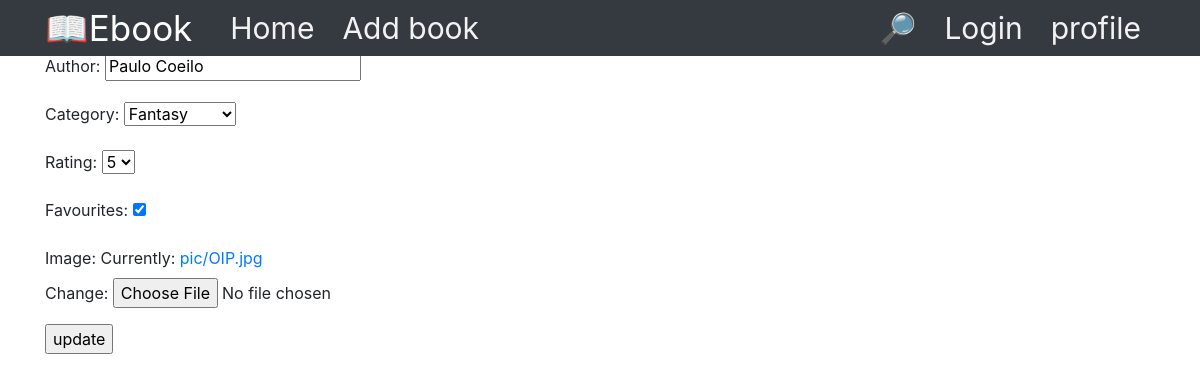
The page /books/change/6 (signed in) on the database its author committed.
### ebook/models.py (models this page shows)
class Books(models.Model):
    CATEGORY = (
        ('Fantasy','Fantasy'),
        ('Literary','Literary'),
        ('Mystery','Mystery'),
        ('Non-Fiction','Non-Fiction'),
        ('Science','Science'),
        ('Fiction','Fiction'),
        ('Thriller','Thriller'),
    )
    STAR = (
        ("1", "One"),
        ("2", "Two"),
        ("3", "Three"),
        ("4", "Four"),
        ("5", "Five"),
    )
    title = models.CharField(max_length=100, null=True)
    category = models.CharField(max_length=200, choices=CATEGORY, default='')
    author = models.CharField(max_length=100, null=True)
    rating = models.CharField(max_length=200, choices=STAR, default='')
    favourites = models.BooleanField(default='')
    image = models.ImageField(upload_to='pic',blank=True)
    user = models.ForeignKey(User, on_delete=models.CASCADE, null=True)

### ebook/views.py (the view, shortened to what this page needs)
# urls.py: path("books/change/<int:id>", update_book, name="change"),
@login_required
def update_book(request,id):
    if request.user.is_authenticated:
      book=Books.objects.get(id=id)
      form=BookAddForm(instance=book)
      context={}
      context["form"]=form
      return render(request, "book_edit.html", context)
    else:
        return redirect("details")

### ebook/forms.py (shortened to what this page needs)
class BookAddForm(forms.ModelForm):
    title = forms.CharField(max_length=100)
    author = forms.CharField(max_length=200)
    category = forms.ChoiceField(choices=CATEGORY)
    rating = forms.ChoiceField(choices=STAR)
    favourites = forms.BooleanField()
    image = forms.ImageField()
    class Meta:
        model = Books
        fields = ['title','author', 'category', 'rating','favourites','image']

### ebook/templates/book_edit.html (shortened to what this page needs)
<!DOCTYPE html>
{%extends 'base.html'%}
{%block content%}
<div class="container">
       <form action="" method="post">
           {{form.as_p}}
           <input type="submit"value="update">
           </form>
</div>
{%endblock%}

### rows shown on the page
Books: author "Paulo Coeilo", category "Fantasy", rating "5", favourites "☑"
